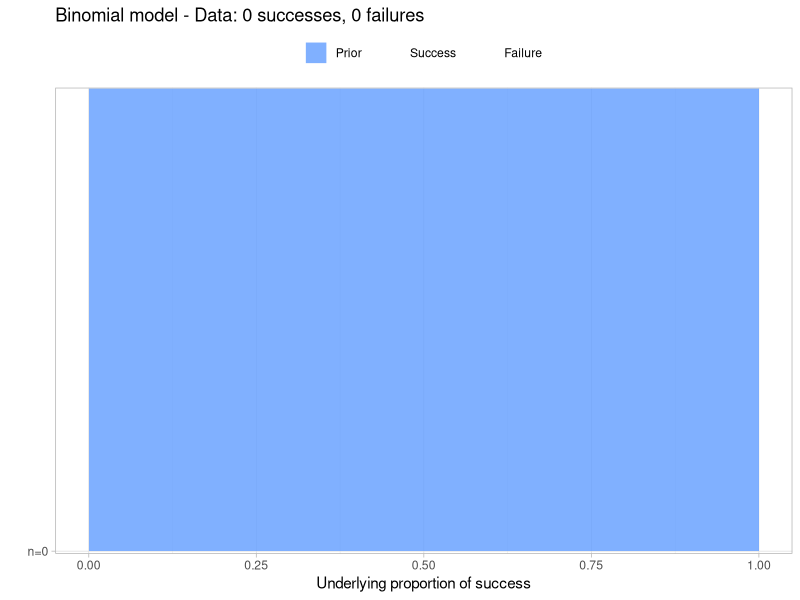
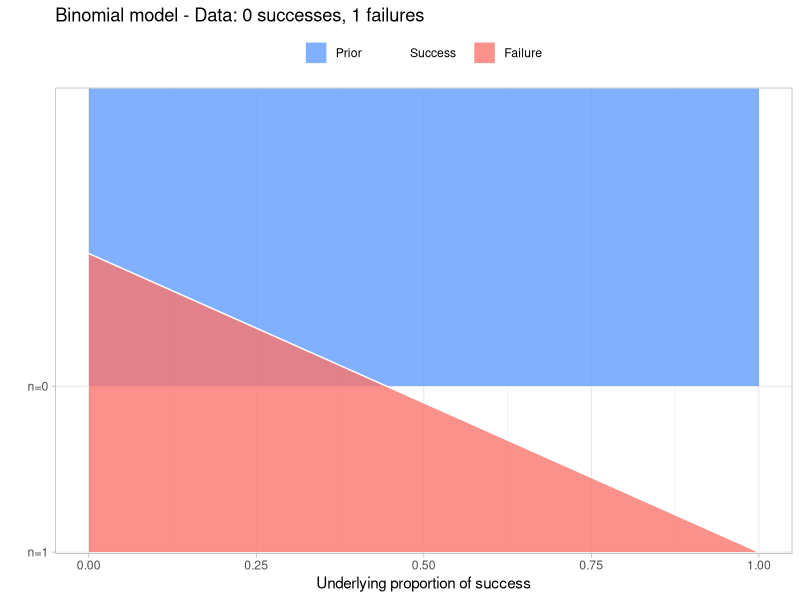
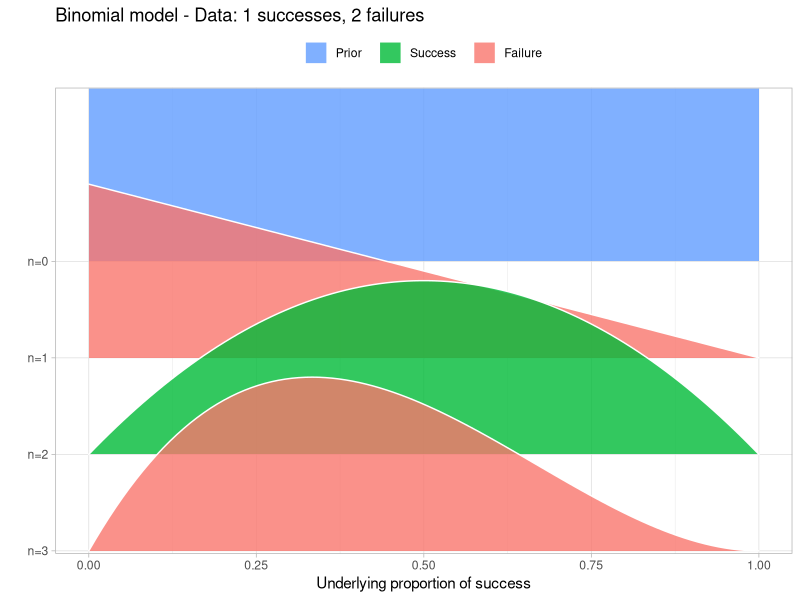
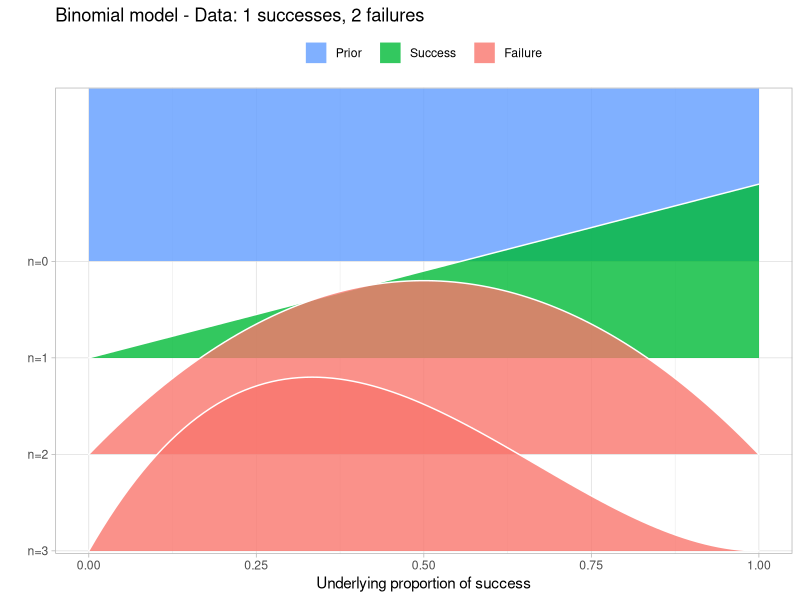
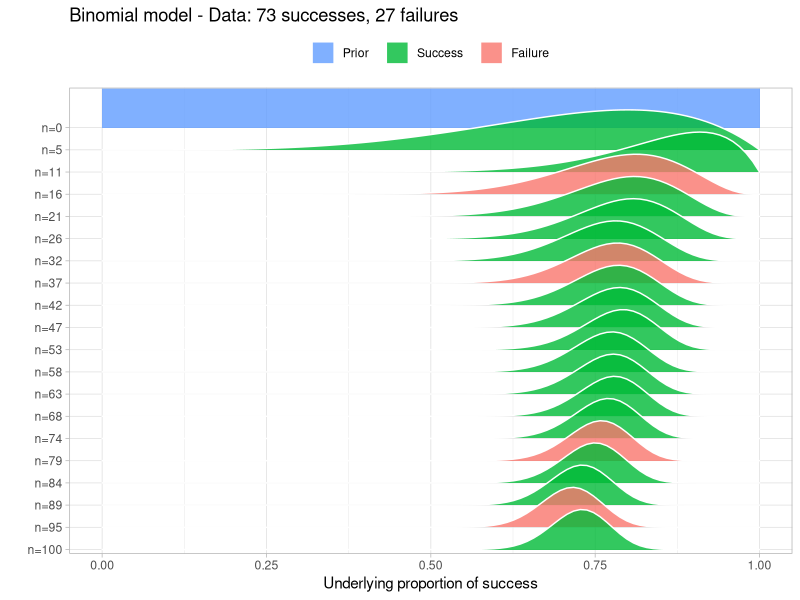
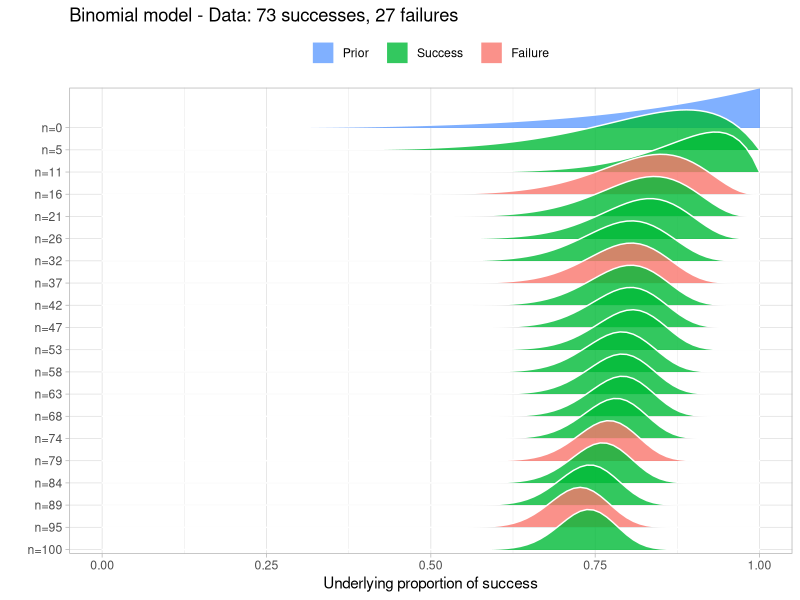
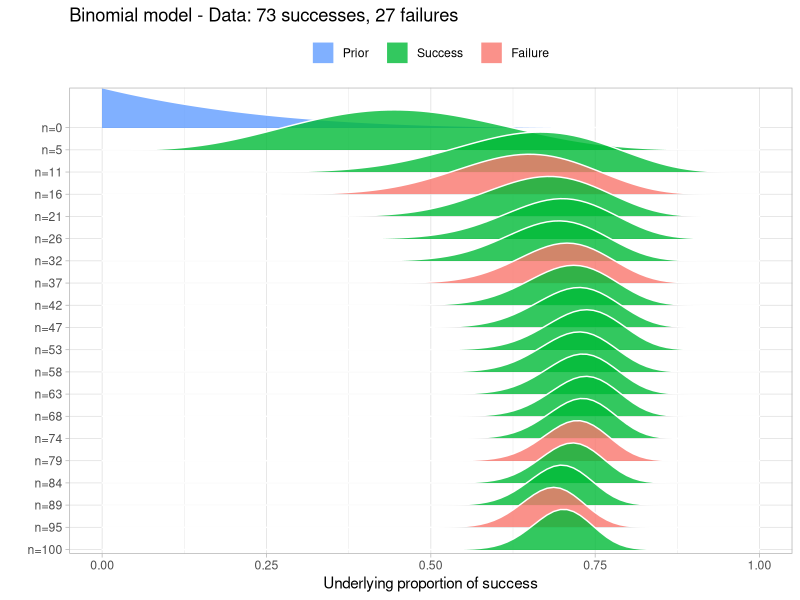
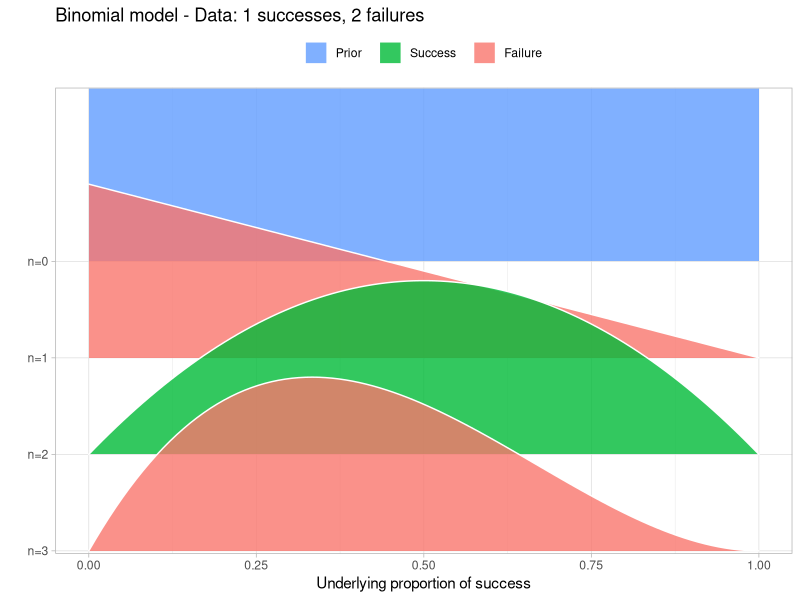

Reproduce these figures in R, in order. (Note: this script raises an error after producing the figures.)
## ---- chunk 1
knitr::opts_chunk$set(message = FALSE, fig.align = "center", 
                      warning = FALSE, fig.height = 5.5)
library(dplyr)
library(readr)
library(ggplot2)
library(knitr)
## ---- chunk 2
# Function by Rasmus Baath
# This function takes a number of successes and failuers coded as a TRUE/FALSE
# or 0/1 vector. This should be given as the data argument.
# The result is a visualization of the how a Beta-Binomial
# model gradualy learns the underlying proportion of successes 
# using this data. The function also returns a sample from the
# posterior distribution that can be further manipulated and inspected.
# The default prior is a Beta(1,1) distribution, but this can be set using the
# prior_prop argument.

# Make sure the packages tidyverse and ggridges are installed, otherwise run:
# install.packages(c("tidyverse", "ggridges"))

# Example usage:
# data <- c(TRUE, FALSE, TRUE, TRUE, FALSE, TRUE, TRUE)
# prop_model(data)
prop_model <- function(data = c(), prior_prop = c(1, 1), n_draws = 10000) {
  library(tidyverse)
  data <- as.logical(data)
  # data_indices decides what densities to plot between the prior and the posterior
  # For 20 datapoints and less we're plotting all of them.
  data_indices <- round(seq(0, length(data), length.out = min(length(data) + 1, 20)))

  # dens_curves will be a data frame with the x & y coordinates for the 
  # denities to plot where x = proportion_success and y = probability
  proportion_success <- c(0, seq(0, 1, length.out = 100), 1)
  dens_curves <- map_dfr(data_indices, function(i) {
    value <- ifelse(i == 0, "Prior", ifelse(data[i], "Success", "Failure"))
    label <- paste0("n=", i)
    probability <- dbeta(proportion_success,
                         prior_prop[1] + sum(data[seq_len(i)]),
                         prior_prop[2] + sum(!data[seq_len(i)]))
    probability <- probability / max(probability)
    data_frame(value, label, proportion_success, probability)
  })
  # Turning label and value into factors with the right ordering for the plot
  dens_curves$label <- fct_rev(factor(dens_curves$label, levels =  paste0("n=", data_indices )))
  dens_curves$value <- factor(dens_curves$value, levels = c("Prior", "Success", "Failure"))

  p <- ggplot(dens_curves, aes(x = proportion_success, y = label,
                               height = probability, fill = value)) +
    ggridges::geom_density_ridges(stat="identity", color = "white", alpha = 0.8,
                                  panel_scaling = TRUE, size = 1) +
    scale_y_discrete("", expand = c(0.01, 0)) +
    scale_x_continuous("Underlying proportion of success") +
    scale_fill_manual(values = hcl(120 * 2:0 + 15, 100, 65), name = "", drop = FALSE,
                      labels =  c("Prior   ", "Success   ", "Failure   ")) +
    ggtitle(paste0(
      "Binomial model - Data: ", sum(data),  " successes, " , sum(!data), " failures")) +
    theme_light() +
    theme(legend.position = "top")
  print(p)

  # Returning a sample from the posterior distribution that can be further 
  # manipulated and inspected
  posterior_sample <- rbeta(n_draws, prior_prop[1] + sum(data), prior_prop[2] + sum(!data))
  invisible(posterior_sample)
}
## ---- chunk 3
prop_model()
## ---- chunk 4
data <- c(FALSE)
prop_model(data)
## ---- chunk 5
data <- c(FALSE, TRUE, FALSE)
prop_model(data)
## ---- chunk 6
data <- c(TRUE, FALSE, FALSE)
prop_model(data)
## ---- chunk 7
set.seed(40)
## ---- chunk 8
big_data <- sample(c(TRUE, FALSE), prob = c(0.75, 0.25),
                   size = 100, replace = TRUE)
prop_model(big_data)
## ---- chunk 9
set.seed(40)
## ---- chunk 10
big_data <- sample(c(TRUE, FALSE), prob = c(0.75, 0.25),
                   size = 100, replace = TRUE)
prop_model(big_data, prior_prop = c(5, 1))
## ---- chunk 11
set.seed(40)
## ---- chunk 12
big_data <- sample(c(TRUE, FALSE), prob = c(0.75, 0.25),
                   size = 100, replace = TRUE)
prop_model(big_data, prior_prop = c(1, 5))
## ---- chunk 13
data <- c(FALSE, TRUE, FALSE)
prop_model(data)
## ---- chunk 14
data <- c(FALSE, TRUE, FALSE)
prop_model(data, prior_prop = c(1, 5))
## ---- chunk 15
include_graphics("figs/kidney-high.png")
## ---- chunk 16
include_graphics("figs/kidney-low.png")
